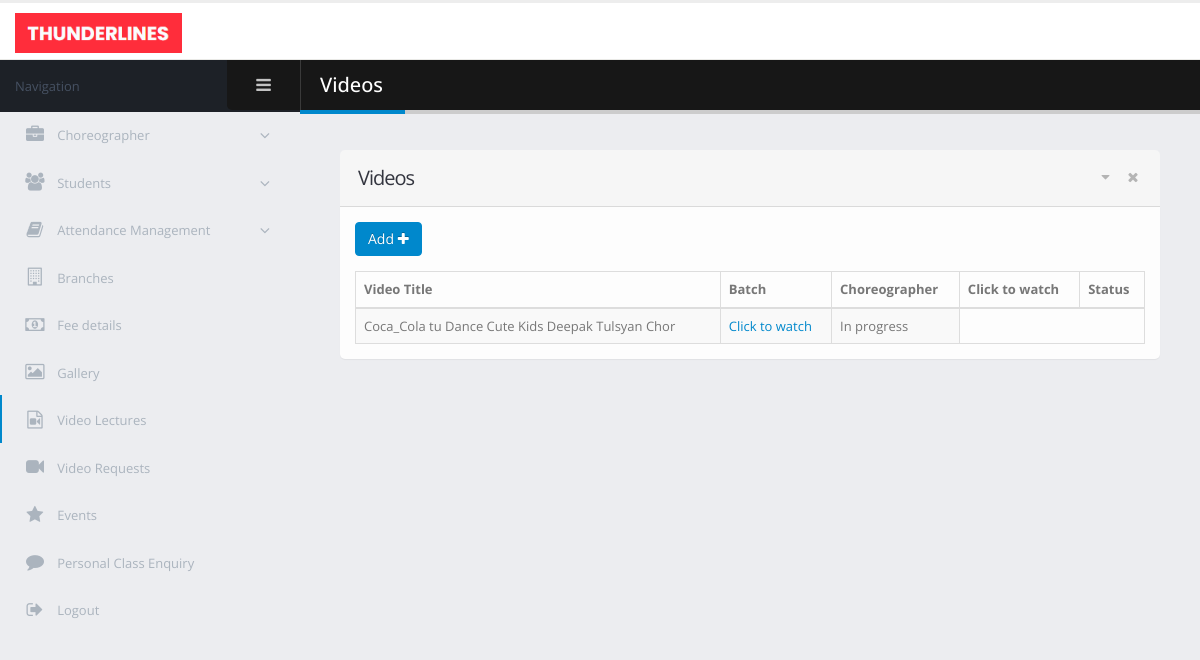
Before: /admin/video_lectures.php with the older database file.
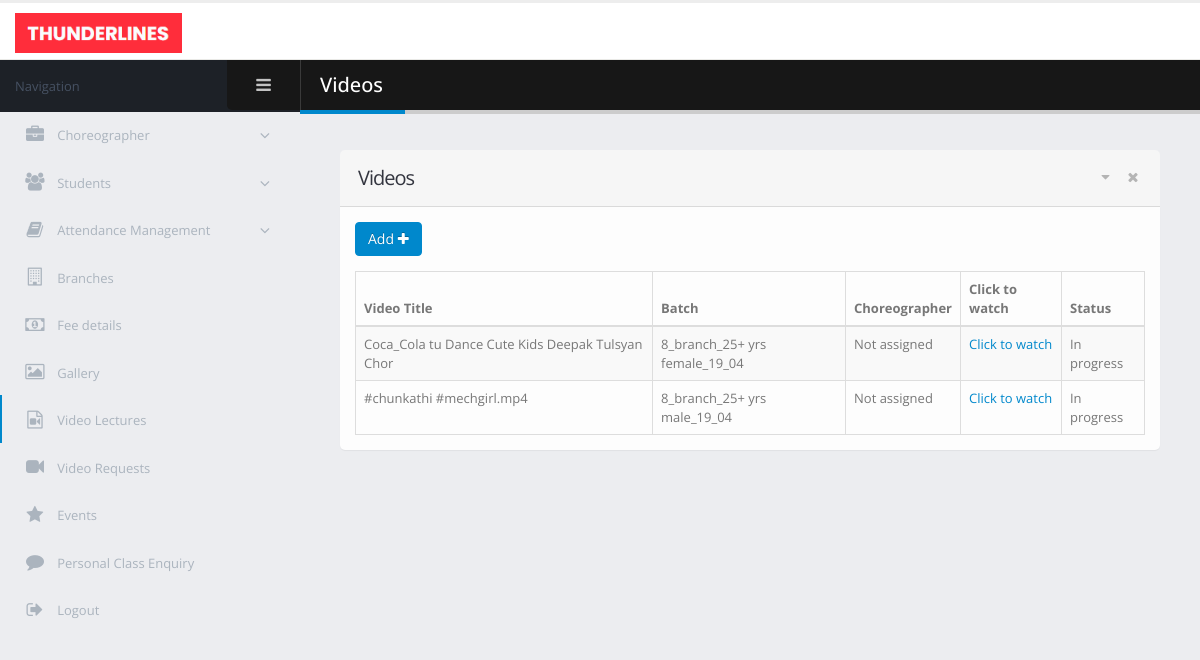
After: the same page with the newer database file.
### tables this page shows
CREATE TABLE `video_class` (
  `video_id` int(11) NOT NULL,
  `video_title` varchar(50) NOT NULL,
  `video_location` text NOT NULL,
  `batch_id` int(11) NOT NULL,
  `video_status` int(11) NOT NULL
);

CREATE TABLE `batch` (
  `batch_id` int(11) NOT NULL,
  `batch_name` varchar(40) NOT NULL,
  `batch_age_grp` varchar(35) NOT NULL,
  `branch_id` int(11) NOT NULL,
  `choreographer_id` int(11) DEFAULT 0
);

### admin/video_lectures.php (the view, shortened to what the changed rows need)
<!doctype html>
<html class="fixed">
	<head>
		<link rel="stylesheet" href="assets/vendor/bootstrap/css/bootstrap.css" />
		<link rel="stylesheet" href="assets/vendor/font-awesome/css/font-awesome.css" />
		<link rel="stylesheet" href="assets/vendor/magnific-popup/magnific-popup.css" />
		<link rel="stylesheet" href="assets/vendor/bootstrap-datepicker/css/bootstrap-datepicker3.css" />
		<link rel="stylesheet" href="assets/vendor/jquery-ui/jquery-ui.css" />
		<link rel="stylesheet" href="assets/vendor/jquery-ui/jquery-ui.theme.css" />
		<link rel="stylesheet" href="assets/vendor/bootstrap-multiselect/bootstrap-multiselect.css" />
		<link rel="stylesheet" href="assets/vendor/morris.js/morris.css" />
		<link rel="stylesheet" href="assets/stylesheets/theme.css" />
		<link rel="stylesheet" href="assets/stylesheets/skins/default.css" />
		<link rel="stylesheet" href="assets/stylesheets/theme-custom.css">
	</head>
	<body>
		<section class="body">
			<div class="inner-wrapper">
                <section role="main" class="content-body">
                    <header class="page-header">
                        <h2>Videos</h2>
                    </header>
                    <section class="panel">
                        <header class="panel-heading">
                            <h2 class="panel-title">Videos</h2>
                        </header>
                        <div class="panel-body">
                            <table class="table table-bordered table-striped mb-none" id="tester_table">
                                <thead>
                                <tr>
                                    <th>Video Title</th>
                                    <th>Batch</th>
				                    <th>Choreographer</th>
				                    <th>Click to watch</th>
				                    <th>Status</th>
                                </tr>
                                </thead>
                                <tbody>
                                <?php
                                $server_name = "localhost";
                                $user_name = "root";
                                $password = "";
                                $database = "dance-academy";
                                $conn = new mysqli($server_name, $user_name, $password, $database);
                                $video_sel = "select video_id, video_title, video_location, batch_id, video_status from video_class";
                                $res = $conn->query($video_sel);
                                while ($row = $res->fetch_array())
                                {
                                    echo "<tr>";
                                    echo "<td>$row[1]</td>";
                                    $batch_sel = "select batch_name,choreographer_id from batch where batch_id ='$row[3]'";
                                    $batch_res = mysqli_query($conn, $batch_sel);
                                    while ($row_batch = $batch_res->fetch_array())
                                    {
                                        echo "<td>$row_batch[0]</td>";
                                        if ($row_batch[1]==0)
                                        {
                                            echo "<td>Not assigned</td>";
                                        }
                                    }
                                    echo  "<td><a href='http://localhost/dance-academy/admin/$row[2]' target='_blank'>Click to watch</a></td>";
                                    if ($row[4]==0)
                                    {
                                        echo "<td>Completed</td>";
                                    }
                                    else if($row[4]==1)
                                    {
                                        echo "<td>In progress</td>";
                                    }
                                }
                                ?>
                                </tbody>
                            </table>
                        </div>
                    </section>
                </section>
			</div>
		</section>
	</body>
</html>

Changed rows visible on the page:
changed video_class "Coca_Cola tu Dance Cute Kids Deepak Tulsyan Chor": gains batch (batch_name "8_branch_25+ yrs female_19_04", shows "Not assigned")
added video_class: video_title "#chunkathi #mechgirl.mp4", video_status "In progress"
now on this page (row unchanged): batch: batch_name "8_branch_25+ yrs male_19_04", shows "Not assigned", shown under "#chunkathi #mechgirl.mp4"
